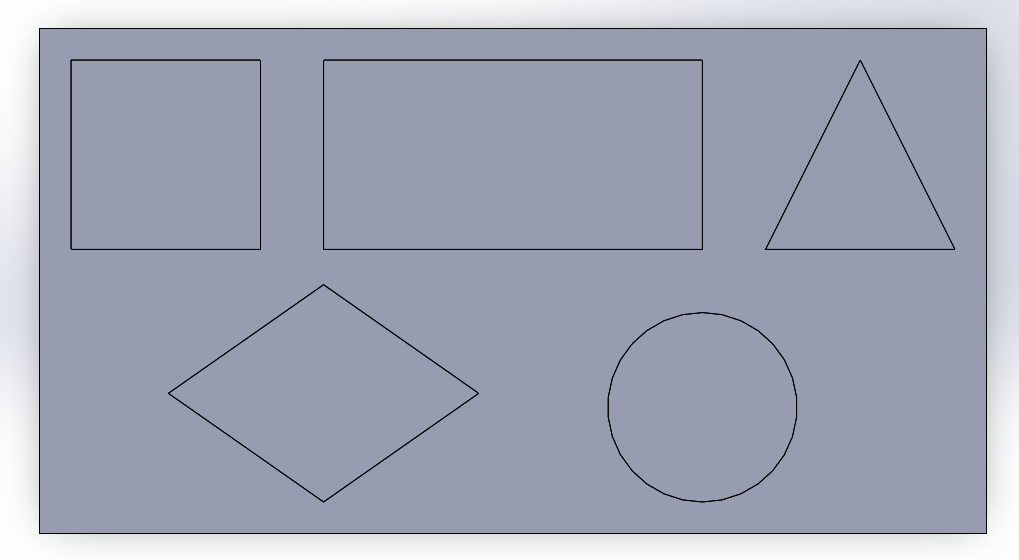
%> input picture Shapes/shapesandslotstopview.PNG, 1019 x 560 px
$ octave ObjectRecognition.m   (GNU Octave 9; MATLAB toolbox functions it lacks are replaced by stand-ins)
%> lines starting %> are read from the running program, lines starting %| are printed output that depends on the picture

% scratch
% Read in camera and detect corners of base in one location

img1 = imread('shapesandslotstopview.PNG');
%> img1 is the input picture: size 560x1019x3 uint8; mean R, G, B 161.9, 166.2, 184
img1 = rgb2gray(img1);
%> img1: size 560x1019 uint8
points1 = detectHarrisFeatures(img1,"MinQuality",0.1);
%> points1 = 19 points; strongest (x, y): (987, 534), (40, 534), (40, 29), (171, 394), (477, 394)
base_corner_locations = points1.Location;
%> base_corner_locations = 19 rows, first 12: [40 29; 40 534; 73 62; 73 249; 171 394; 260 62; 260 249; 324 286; 324 502; 325 62; 325 249; 477 394]
imshow(img1)
hold on;
plot(points1);
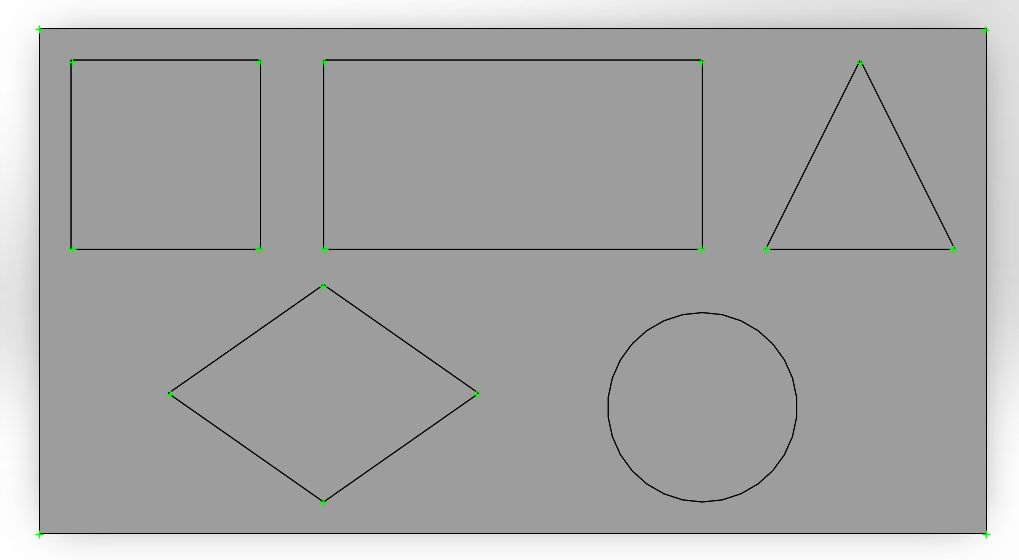
%> figure redrawn from the program's plot data

% [28 lines of commented-out code are left out]

$ run again, with Shapes/squaretopview.PNG copied over Shapes/shapesandslotstopview.PNG
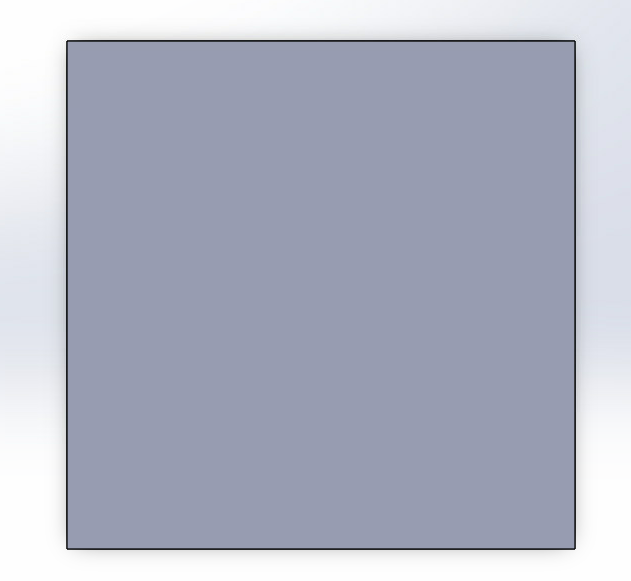
%> input picture Shapes/squaretopview.PNG, 631 x 581 px
%> img1 is the input picture: size 581x631x3 uint8; mean R, G, B 175.1, 179, 194.7
%> img1: size 581x631 uint8
%> points1 = 4 points; (x, y): (68, 549), (575, 549), (68, 42), (575, 42)
%> base_corner_locations = [68 42; 68 549; 575 42; 575 549]
%> `plot(points1);`:
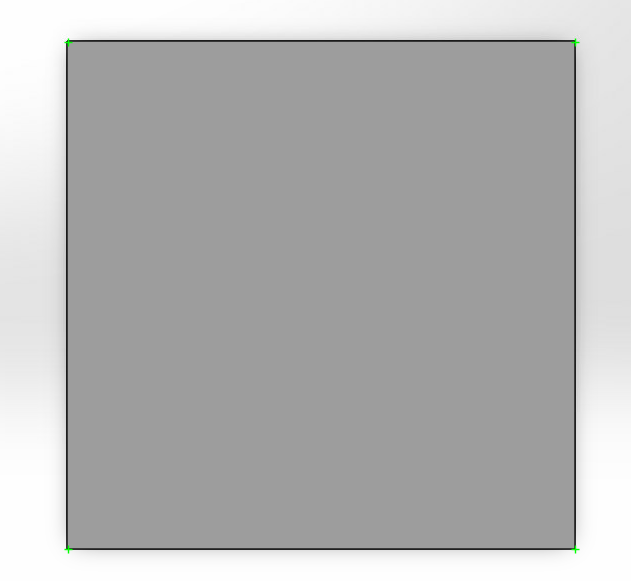
%> figure redrawn from the program's plot data

$ run again, with Shapes/circletopview.PNG copied over Shapes/shapesandslotstopview.PNG
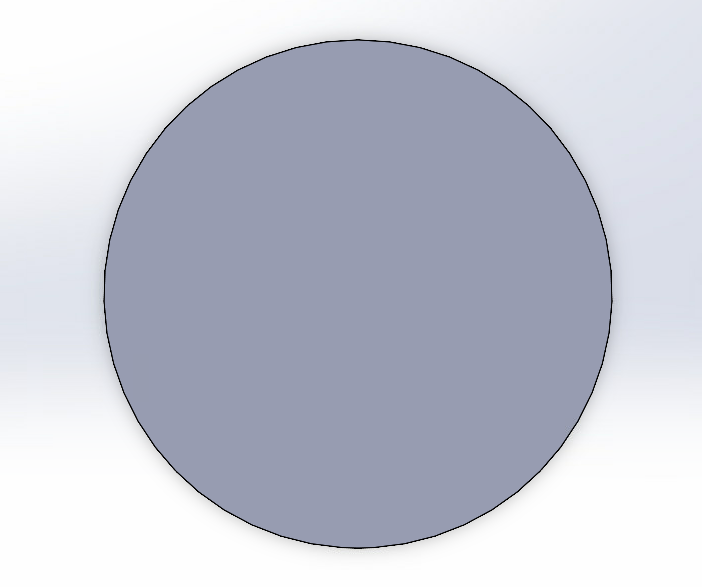
%> input picture Shapes/circletopview.PNG, 702 x 587 px
%> img1 is the input picture: size 587x702x3 uint8; mean R, G, B 195.4, 198.6, 210.6
%> img1: size 587x702 uint8
%> points1 = 180 points; strongest (x, y): (234, 516), (483, 516), (281, 537), (436, 537), (243, 68)
%> base_corner_locations = 180 rows, first 12: [105 271; 105 313; 106 265; 107 258; 107 334; 108 252; 108 339; 109 245; 109 343; 110 239; 110 348; 111 235]
%> `plot(points1);`:
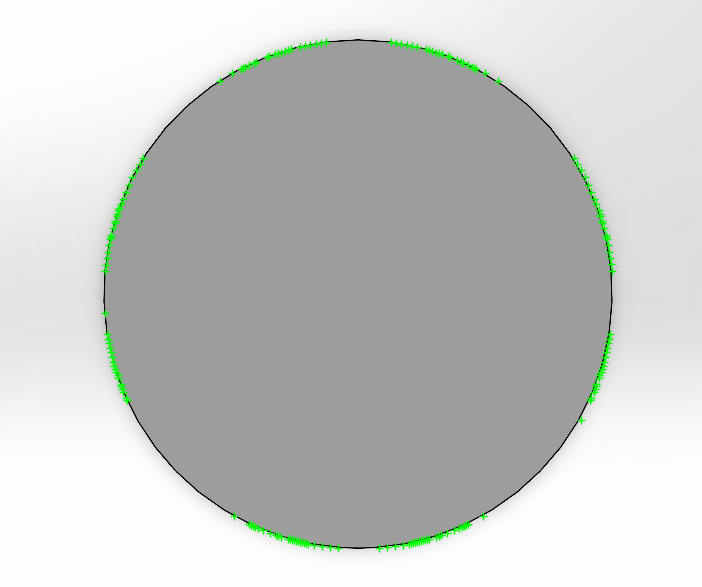
%> figure redrawn from the program's plot data

$ run again, with Shapes/diamondtopview.PNG copied over Shapes/shapesandslotstopview.PNG
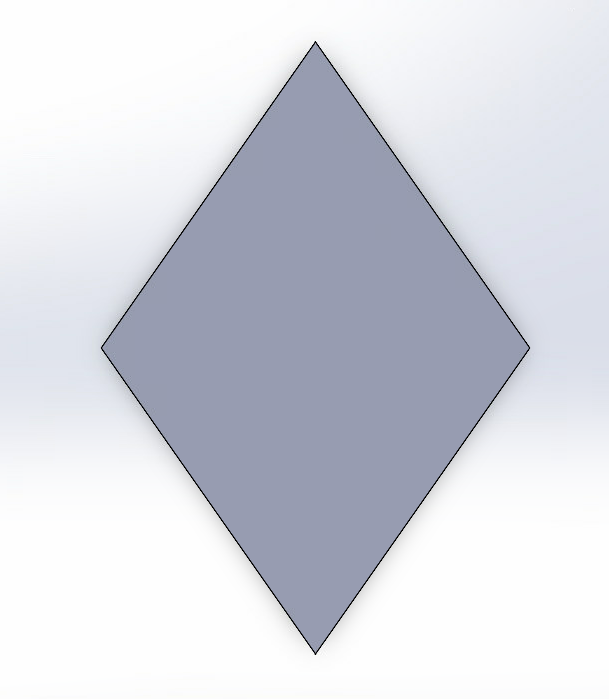
%> input picture Shapes/diamondtopview.PNG, 609 x 699 px
%> img1 is the input picture: size 699x609x3 uint8; mean R, G, B 213.3, 215.7, 224.1
%> img1: size 699x609 uint8
%> points1 = 4 points; (x, y): (316, 43), (316, 654), (102, 348), (530, 348)
%> base_corner_locations = [102 348; 316 43; 316 654; 530 348]
%> `plot(points1);`:
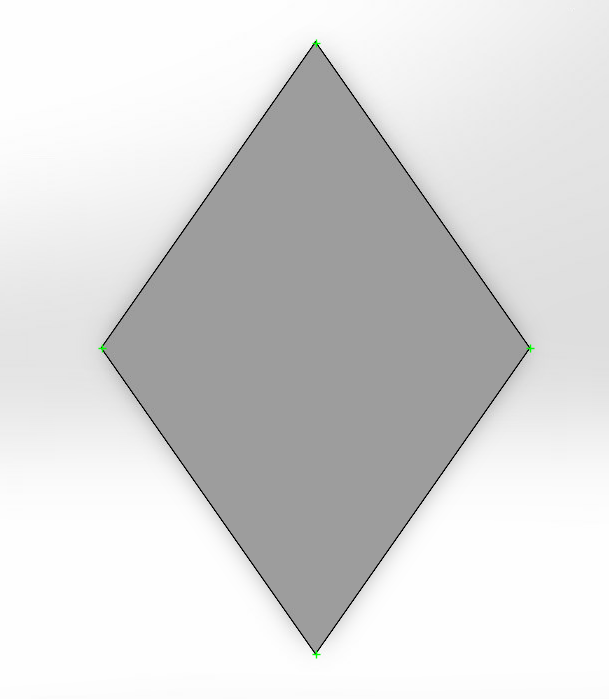
%> figure redrawn from the program's plot data
